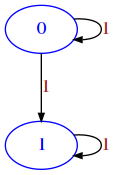
#> input picture relational/example.png, 116 x 175 px
$ python -i soft.py   (imports and definitions only)
#> lines starting #> are read from the running program, lines starting #| are printed output that depends on the picture
#
#                    Library of utilities for
#                          SoftPython
#                    author:  David Leoni
#
#                   DO NOT MODIFY THIS FILE !
#
#
#

import unittest
import sys

import random
# some attempt for avoiding random graphviz layout https://github.com/DavidLeoni/softpython-en/issues/2
# [1 line not run here, left out]


# [204 lines left out: functions show_distances, dig_to_nx, draw_dig, get_pydot_mod, draw_nx, not called in this run]

def draw_mat(mat, legend_edges=None, label='', save_to='', options={}):
    """ Draws a matrix as a DiGraph

        - save_to: optional filepath where to save a .png image or .dot file
        - to show clusters, set the cluster attribute in nodes
        - options: Dictionary of GraphViz options

        For required libraries, see
        https://en.softpython.org/relational1-intro-sol.html#Required-libraries

        For other options, see draw_nx

    """
    if mat == None:
        raise ValueError('Provided matrix is None !')

    import numpy as np
    import networkx as nx


    m = np.matrix(mat)

    G=nx.DiGraph(m)

    if not isinstance(mat[0][0], bool):
        for i in range(len(mat)):
            for j in range(len(mat)):
                if i in G and j in G[i]:
                    G[i][j]['label'] = G[i][j]['weight']


    draw_nx(G,legend_edges, label=label, save_to=save_to, options=options)

# [165 lines left out: functions draw_adj, draw_proof, viz_server, not called in this run]

>>> import cv2
>>> picture = cv2.imread('example.png', cv2.IMREAD_GRAYSCALE)
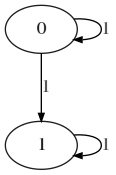
#> picture: shape (175, 116); min 0, max 255, mean 243.7
>>> result = draw_mat(picture)
#> (the run stopped early here; a loop or call above may not have finished)
